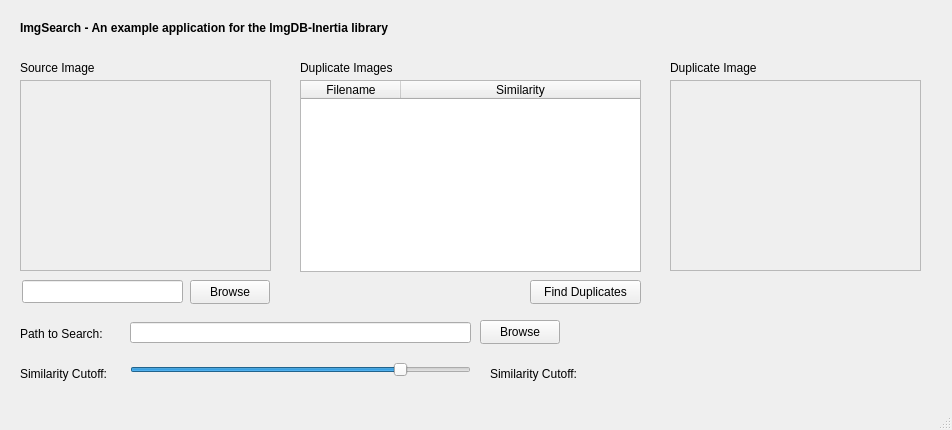
<?xml version="1.0" encoding="UTF-8"?>
<ui version="4.0">
 <class>MainWindow</class>
 <widget class="QMainWindow" name="MainWindow">
  <property name="geometry">
   <rect>
    <x>0</x>
    <y>0</y>
    <width>952</width>
    <height>430</height>
   </rect>
  </property>
  <property name="windowTitle">
   <string>MainWindow</string>
  </property>
  <widget class="QWidget" name="centralWidget">
   <widget class="QPushButton" name="btnImage">
    <property name="geometry">
     <rect>
      <x>190</x>
      <y>280</y>
      <width>80</width>
      <height>24</height>
     </rect>
    </property>
    <property name="text">
     <string>Browse</string>
    </property>
   </widget>
   <widget class="QLineEdit" name="fileImage">
    <property name="enabled">
     <bool>true</bool>
    </property>
    <property name="geometry">
     <rect>
      <x>22</x>
      <y>280</y>
      <width>161</width>
      <height>23</height>
     </rect>
    </property>
    <property name="acceptDrops">
     <bool>false</bool>
    </property>
    <property name="readOnly">
     <bool>true</bool>
    </property>
   </widget>
   <widget class="QLabel" name="lblImage">
    <property name="geometry">
     <rect>
      <x>20</x>
      <y>60</y>
      <width>91</width>
      <height>16</height>
     </rect>
    </property>
    <property name="text">
     <string>Source Image</string>
    </property>
   </widget>
   <widget class="QPushButton" name="btnFindDuplicates">
    <property name="geometry">
     <rect>
      <x>530</x>
      <y>280</y>
      <width>111</width>
      <height>24</height>
     </rect>
    </property>
    <property name="text">
     <string>Find Duplicates</string>
    </property>
   </widget>
   <widget class="QLabel" name="lblImgSearch">
    <property name="geometry">
     <rect>
      <x>20</x>
      <y>20</y>
      <width>451</width>
      <height>16</height>
     </rect>
    </property>
    <property name="font">
     <font>
      <weight>75</weight>
      <bold>true</bold>
     </font>
    </property>
    <property name="text">
     <string>ImgSearch - An example application for the ImgDB-Inertia library</string>
    </property>
   </widget>
   <widget class="QLabel" name="imgImage">
    <property name="geometry">
     <rect>
      <x>20</x>
      <y>80</y>
      <width>251</width>
      <height>191</height>
     </rect>
    </property>
    <property name="autoFillBackground">
     <bool>false</bool>
    </property>
    <property name="frameShape">
     <enum>QFrame::StyledPanel</enum>
    </property>
    <property name="frameShadow">
     <enum>QFrame::Sunken</enum>
    </property>
    <property name="lineWidth">
     <number>1</number>
    </property>
    <property name="midLineWidth">
     <number>0</number>
    </property>
    <property name="text">
     <string/>
    </property>
    <property name="alignment">
     <set>Qt::AlignCenter</set>
    </property>
    <property name="indent">
     <number>-3</number>
    </property>
   </widget>
   <widget class="QLabel" name="lblDuplicates">
    <property name="geometry">
     <rect>
      <x>300</x>
      <y>60</y>
      <width>121</width>
      <height>16</height>
     </rect>
    </property>
    <property name="text">
     <string>Duplicate Images</string>
    </property>
   </widget>
   <widget class="QLineEdit" name="fileSearchPath">
    <property name="enabled">
     <bool>true</bool>
    </property>
    <property name="geometry">
     <rect>
      <x>130</x>
      <y>322</y>
      <width>341</width>
      <height>21</height>
     </rect>
    </property>
    <property name="acceptDrops">
     <bool>false</bool>
    </property>
    <property name="readOnly">
     <bool>true</bool>
    </property>
   </widget>
   <widget class="QPushButton" name="btnSearchPath">
    <property name="geometry">
     <rect>
      <x>480</x>
      <y>320</y>
      <width>80</width>
      <height>24</height>
     </rect>
    </property>
    <property name="text">
     <string>Browse</string>
    </property>
   </widget>
   <widget class="QLabel" name="label">
    <property name="geometry">
     <rect>
      <x>20</x>
      <y>320</y>
      <width>91</width>
      <height>21</height>
     </rect>
    </property>
    <property name="text">
     <string>Path to Search:</string>
    </property>
    <property name="alignment">
     <set>Qt::AlignBottom|Qt::AlignLeading|Qt::AlignLeft</set>
    </property>
   </widget>
   <widget class="QLabel" name="imgDuplicate">
    <property name="geometry">
     <rect>
      <x>670</x>
      <y>80</y>
      <width>251</width>
      <height>191</height>
     </rect>
    </property>
    <property name="autoFillBackground">
     <bool>false</bool>
    </property>
    <property name="frameShape">
     <enum>QFrame::StyledPanel</enum>
    </property>
    <property name="frameShadow">
     <enum>QFrame::Sunken</enum>
    </property>
    <property name="lineWidth">
     <number>1</number>
    </property>
    <property name="midLineWidth">
     <number>0</number>
    </property>
    <property name="text">
     <string/>
    </property>
    <property name="alignment">
     <set>Qt::AlignCenter</set>
    </property>
    <property name="indent">
     <number>-3</number>
    </property>
   </widget>
   <widget class="QLabel" name="lblDuplicateImage">
    <property name="geometry">
     <rect>
      <x>670</x>
      <y>60</y>
      <width>101</width>
      <height>16</height>
     </rect>
    </property>
    <property name="text">
     <string>Duplicate Image</string>
    </property>
   </widget>
   <widget class="QTableWidget" name="tableDuplicates">
    <property name="geometry">
     <rect>
      <x>300</x>
      <y>80</y>
      <width>341</width>
      <height>192</height>
     </rect>
    </property>
    <property name="editTriggers">
     <set>QAbstractItemView::NoEditTriggers</set>
    </property>
    <property name="alternatingRowColors">
     <bool>true</bool>
    </property>
    <property name="selectionBehavior">
     <enum>QAbstractItemView::SelectRows</enum>
    </property>
    <property name="gridStyle">
     <enum>Qt::SolidLine</enum>
    </property>
    <property name="sortingEnabled">
     <bool>true</bool>
    </property>
    <attribute name="horizontalHeaderCascadingSectionResizes">
     <bool>false</bool>
    </attribute>
    <attribute name="horizontalHeaderStretchLastSection">
     <bool>true</bool>
    </attribute>
    <attribute name="verticalHeaderVisible">
     <bool>false</bool>
    </attribute>
    <attribute name="verticalHeaderCascadingSectionResizes">
     <bool>false</bool>
    </attribute>
    <attribute name="verticalHeaderShowSortIndicator" stdset="0">
     <bool>false</bool>
    </attribute>
    <attribute name="verticalHeaderVisible">
     <bool>false</bool>
    </attribute>
    <attribute name="horizontalHeaderStretchLastSection">
     <bool>true</bool>
    </attribute>
    <attribute name="horizontalHeaderCascadingSectionResizes">
     <bool>false</bool>
    </attribute>
    <attribute name="verticalHeaderCascadingSectionResizes">
     <bool>false</bool>
    </attribute>
    <attribute name="verticalHeaderShowSortIndicator" stdset="0">
     <bool>false</bool>
    </attribute>
    <column>
     <property name="text">
      <string>Filename</string>
     </property>
    </column>
    <column>
     <property name="text">
      <string>Similarity</string>
     </property>
    </column>
   </widget>
   <widget class="QLabel" name="label_2">
    <property name="geometry">
     <rect>
      <x>20</x>
      <y>360</y>
      <width>101</width>
      <height>21</height>
     </rect>
    </property>
    <property name="text">
     <string>Similarity Cutoff:</string>
    </property>
    <property name="alignment">
     <set>Qt::AlignBottom|Qt::AlignLeading|Qt::AlignLeft</set>
    </property>
   </widget>
   <widget class="QSlider" name="sliderSimilarityCutoff">
    <property name="geometry">
     <rect>
      <x>130</x>
      <y>360</y>
      <width>341</width>
      <height>19</height>
     </rect>
    </property>
    <property name="minimum">
     <number>0</number>
    </property>
    <property name="value">
     <number>80</number>
    </property>
    <property name="sliderPosition">
     <number>80</number>
    </property>
    <property name="orientation">
     <enum>Qt::Horizontal</enum>
    </property>
   </widget>
   <widget class="QLabel" name="lblSimilarityCutoff">
    <property name="geometry">
     <rect>
      <x>490</x>
      <y>360</y>
      <width>251</width>
      <height>21</height>
     </rect>
    </property>
    <property name="text">
     <string>Similarity Cutoff: </string>
    </property>
    <property name="alignment">
     <set>Qt::AlignBottom|Qt::AlignLeading|Qt::AlignLeft</set>
    </property>
   </widget>
  </widget>
  <widget class="QStatusBar" name="statusBar"/>
 </widget>
 <layoutdefault spacing="6" margin="11"/>
 <resources/>
 <connections/>
 <designerdata>
  <property name="gridDeltaX">
   <number>10</number>
  </property>
  <property name="gridDeltaY">
   <number>10</number>
  </property>
  <property name="gridSnapX">
   <bool>true</bool>
  </property>
  <property name="gridSnapY">
   <bool>true</bool>
  </property>
  <property name="gridVisible">
   <bool>true</bool>
  </property>
 </designerdata>
</ui>
